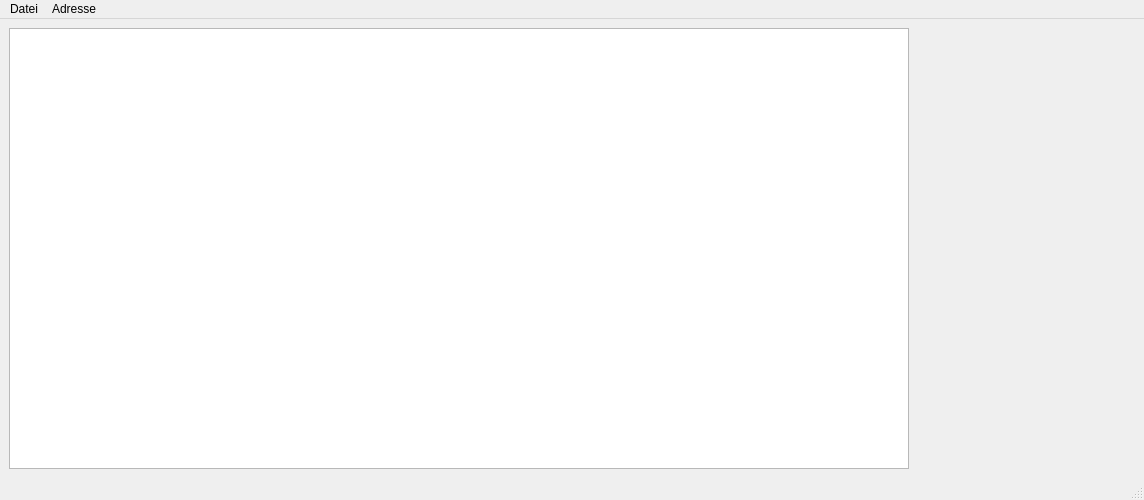
<?xml version="1.0" encoding="UTF-8"?>
<ui version="4.0">
 <class>TestMainWindow</class>
 <widget class="QMainWindow" name="TestMainWindow">
  <property name="geometry">
   <rect>
    <x>0</x>
    <y>0</y>
    <width>1144</width>
    <height>500</height>
   </rect>
  </property>
  <property name="minimumSize">
   <size>
    <width>0</width>
    <height>500</height>
   </size>
  </property>
  <property name="windowTitle">
   <string>MainWindow</string>
  </property>
  <widget class="QWidget" name="centralwidget">
   <layout class="QHBoxLayout" name="horizontalLayout_2">
    <item>
     <widget class="QTableView" name="tableView">
      <property name="minimumSize">
       <size>
        <width>900</width>
        <height>0</height>
       </size>
      </property>
     </widget>
    </item>
    <item>
     <widget class="Adresseingabe" name="widgetAdresseingabe" native="true">
      <property name="minimumSize">
       <size>
        <width>220</width>
        <height>0</height>
       </size>
      </property>
      <property name="maximumSize">
       <size>
        <width>220</width>
        <height>16777215</height>
       </size>
      </property>
     </widget>
    </item>
   </layout>
  </widget>
  <widget class="QMenuBar" name="menubar">
   <property name="geometry">
    <rect>
     <x>0</x>
     <y>0</y>
     <width>1144</width>
     <height>21</height>
    </rect>
   </property>
   <widget class="QMenu" name="menuDatei">
    <property name="title">
     <string>Datei</string>
    </property>
    <addaction name="actionOeffnen"/>
    <addaction name="actionSpeichern"/>
    <addaction name="separator"/>
    <addaction name="actionBeenden"/>
   </widget>
   <widget class="QMenu" name="menuAdresse">
    <property name="title">
     <string>Adresse</string>
    </property>
    <addaction name="actionHinzufuegen"/>
    <addaction name="actionLoeschen"/>
   </widget>
   <addaction name="menuDatei"/>
   <addaction name="menuAdresse"/>
  </widget>
  <widget class="QStatusBar" name="statusbar"/>
  <action name="actionOeffnen">
   <property name="text">
    <string>Öffnen</string>
   </property>
  </action>
  <action name="actionSpeichern">
   <property name="text">
    <string>Speichern</string>
   </property>
  </action>
  <action name="actionHinzufuegen">
   <property name="text">
    <string>Hinzufügen</string>
   </property>
  </action>
  <action name="actionLoeschen">
   <property name="text">
    <string>Löschen</string>
   </property>
  </action>
  <action name="actionBeenden">
   <property name="text">
    <string>Beenden</string>
   </property>
  </action>
 </widget>
 <customwidgets>
  <customwidget>
   <class>Adresseingabe</class>
   <extends>QWidget</extends>
   <header>Adresseingabe.h</header>
   <container>1</container>
  </customwidget>
 </customwidgets>
 <resources/>
 <connections>
  <connection>
   <sender>actionBeenden</sender>
   <signal>triggered()</signal>
   <receiver>TestMainWindow</receiver>
   <slot>close()</slot>
   <hints>
    <hint type="sourcelabel">
     <x>-1</x>
     <y>-1</y>
    </hint>
    <hint type="destinationlabel">
     <x>571</x>
     <y>249</y>
    </hint>
   </hints>
  </connection>
 </connections>
</ui>
